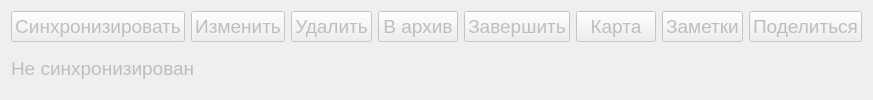
            <widget class="QWidget" name="change_project_widget" native="true">
             <property name="enabled">
              <bool>false</bool>
             </property>
             <property name="font">
              <font>
               <family>Arial</family>
               <pointsize>14</pointsize>
              </font>
             </property>
             <layout class="QGridLayout" name="gridLayout_29">
              <item row="0" column="0">
               <widget class="QPushButton" name="btn_synch_project">
                <property name="font">
                 <font>
                  <family>Arial</family>
                 </font>
                </property>
                <property name="text">
                 <string>Синхронизировать</string>
                </property>
               </widget>
              </item>
              <item row="0" column="1">
               <widget class="QPushButton" name="btn_change_project">
                <property name="enabled">
                 <bool>false</bool>
                </property>
                <property name="font">
                 <font>
                  <family>Arial</family>
                 </font>
                </property>
                <property name="text">
                 <string>Изменить</string>
                </property>
               </widget>
              </item>
              <item row="0" column="4">
               <widget class="QPushButton" name="btn_complete_project">
                <property name="enabled">
                 <bool>false</bool>
                </property>
                <property name="font">
                 <font>
                  <family>Arial</family>
                  <pointsize>14</pointsize>
                 </font>
                </property>
                <property name="text">
                 <string>Завершить</string>
                </property>
               </widget>
              </item>
              <item row="1" column="0" colspan="3">
               <widget class="QLabel" name="synch_status">
                <property name="font">
                 <font>
                  <family>Arial</family>
                 </font>
                </property>
                <property name="text">
                 <string>Не синхронизирован</string>
                </property>
                <property name="wordWrap">
                 <bool>false</bool>
                </property>
               </widget>
              </item>
              <item row="0" column="3">
               <widget class="QPushButton" name="btn_archived_project">
                <property name="enabled">
                 <bool>false</bool>
                </property>
                <property name="font">
                 <font>
                  <family>Arial</family>
                  <pointsize>14</pointsize>
                 </font>
                </property>
                <property name="text">
                 <string>В архив</string>
                </property>
               </widget>
              </item>
              <item row="0" column="2">
               <widget class="QPushButton" name="btn_delete_project">
                <property name="enabled">
                 <bool>false</bool>
                </property>
                <property name="font">
                 <font>
                  <family>Arial</family>
                 </font>
                </property>
                <property name="text">
                 <string>Удалить</string>
                </property>
               </widget>
              </item>
              <item row="0" column="7">
               <widget class="QPushButton" name="share_progress">
                <property name="font">
                 <font>
                  <family>Arial</family>
                 </font>
                </property>
                <property name="text">
                 <string>Поделиться</string>
                </property>
               </widget>
              </item>
              <item row="0" column="5">
               <widget class="QPushButton" name="btn_mindmap">
                <property name="font">
                 <font>
                  <family>Arial</family>
                 </font>
                </property>
                <property name="text">
                 <string>Карта</string>
                </property>
               </widget>
              </item>
              <item row="0" column="6">
               <widget class="QPushButton" name="btn_project_notes">
                <property name="font">
                 <font>
                  <family>Arial</family>
                 </font>
                </property>
                <property name="toolTip">
                 <string>Открыть заметки проекта</string>
                </property>
                <property name="accessibleName">
                 <string>Открыть заметки проекта</string>
                </property>
                <property name="text">
                 <string>Заметки</string>
                </property>
               </widget>
              </item>
             </layout>
            </widget>
